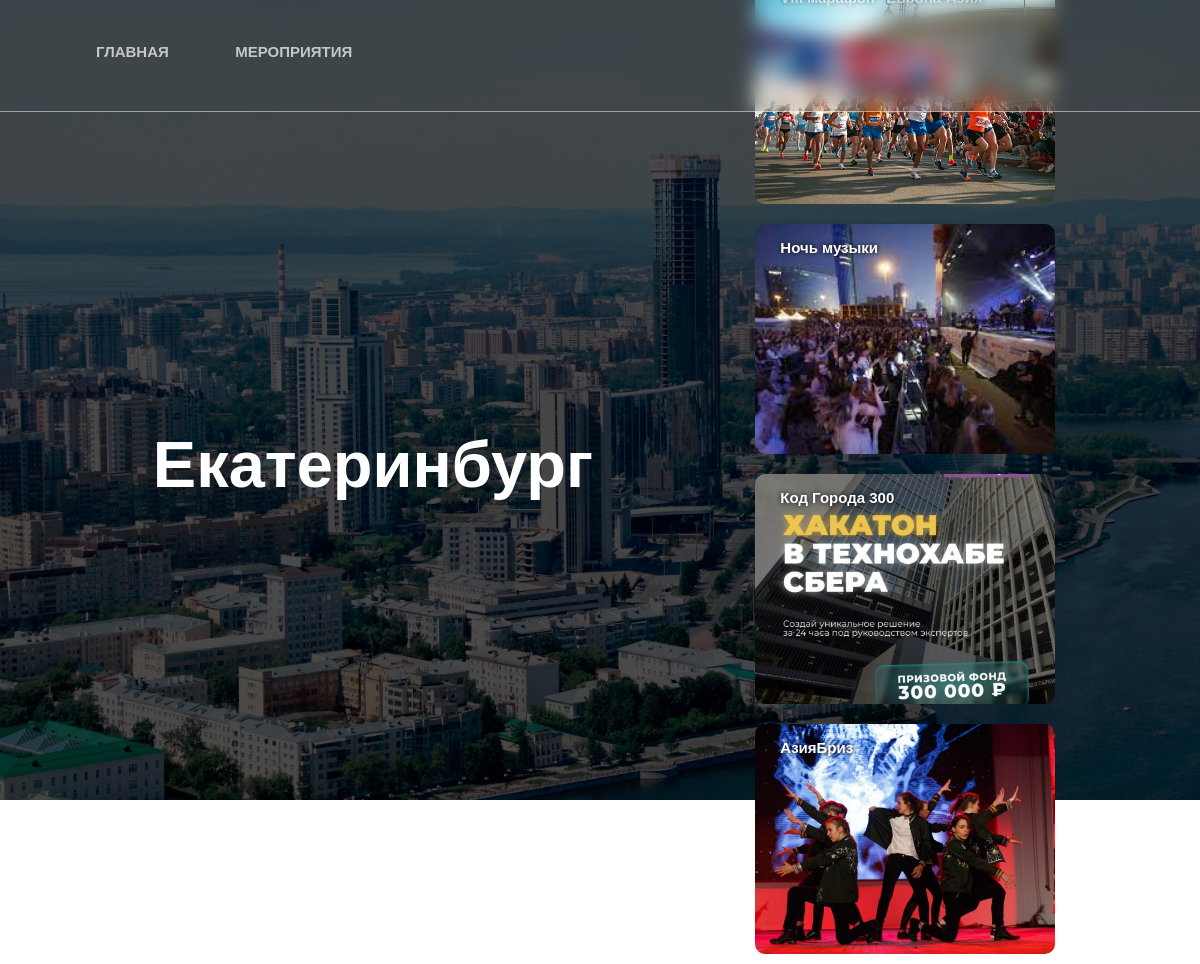
The page / on the database its author committed.
### events/models.py (models this page shows, shortened)
class Event(models.Model):
    CATEGORY = [
        ["Sport", "Спорт"],
        ["Culture", "Культура"],
        ["Education", "Образование"],
        ["Hobby", "Хобби"]
    ]
    time_create = DateTimeField("Date of creation", auto_now_add=True, null=True, blank=True)
    time_update = DateTimeField("Date of update", auto_now=True, null=True, blank=True)
    name = CharField("Name", max_length=255, null=True, blank=True)
    category = models.CharField("Category", max_length=255, null=True, blank=True, choices=CATEGORY)
    description = models.TextField("Description", max_length=255, null=True, blank=True)
    image = models.ImageField(upload_to=get_img_path, null=True, blank=True)
    start_datetime = models.DateTimeField(null=True, blank=True)
    end_datetime = models.DateTimeField(null=True, blank=True)
    map_code = models.TextField(blank=True, null=True)
    def __str__(self):
        return self.name
    class Meta:
        verbose_name = "Мероприятие"
        verbose_name_plural = "Мероприятия"
    @classmethod
    def get_last_from(cls, category):
        events = [i for i in cls.objects.all() if i.category == category]
        if events:
            print(sorted(events, key=lambda event: event.start_datetime)[0])
            return sorted(events, key=lambda event: event.start_datetime)[0]

### main/views.py (the view)
# urls.py: path('', include('main.urls'))
def main(request):
    sport = Event.get_last_from("Sport")
    culture = Event.get_last_from("Culture")
    education = Event.get_last_from("Education")
    hobby = Event.get_last_from("Hobby")
    context = {"sport": sport, "culture": culture, "education": education, "hobby": hobby}
    print(context)
    return render(request, "main/main.html", context)

### main/templates/main/main.html (shortened to what this page needs)
{% extends "main/base.html" %}
{% load static %}
{% block content %}
<div class="body_main">
    <header class="main_header">
        <a class="menu_btn" href="{% url 'main' %}">ГЛАВНАЯ</a>
        <a class="menu_btn" href="{% url 'events' %}">МЕРОПРИЯТИЯ</a>
    </header>
    <div class="main_row">
        <div class="col">
            <h1 class="h1_city_name">Екатеринбург</h1>
        </div>
        <div class="col">
            <div class="card" style="background-image: url({{sport.image.url}});">
                <p>{{ sport.name }}</p>
            </div>
            <div class="card" style="background-image: url({{culture.image.url}});">
                <p>{{ culture.name }}</p>
            </div>
            <div class="card" style="background-image: url({{education.image.url}});">
                <p>{{ education.name }}</p>
            </div>
            <div class="card" style="background-image: url({{hobby.image.url}});">
                <p>{{ hobby.name }}</p>
            </div>
        </div>
    </div>
</div>
{% endblock %}

### main/static/main/css/main.css (style rules this page uses)
* { margin: 0; padding: 0; font-family: 'Mont', sans-serif; font-size: 1.1em; }
.body_main { width: 100%; height: 100vh; background-image: linear-gradient(rgba(0,0,0,0.7), rgba(0,0,0,0.7)), url("../img/bg_img_city.jpg"); background-position: center; background-size: cover; box-sizing: border-box; }
.main_header { backdrop-filter: blur(10px); padding-left: 8%; padding-right: 8%; padding-top: 3%; padding-bottom: 4%; width: 100%; height: 8%px; box-sizing: border-box; border-bottom: 1px solid white; border-bottom-color: rgba(255, 255, 255, 0.5); }
.menu_btn { text-decoration: none; display: inline-block; margin-right: 60px; color: #fff; font-size: 15px; font-weight: bolder; opacity: .7; }
.h1_city_name { display: flex; height: 88%; align-items: center; flex-basis: 50%; color: #fff; font-size: 65px; padding: 12%; }
.main_row { display: flex; height: 88%; align-items: center; }
.col { color: #fff; font-size: 10px; margin: 100px; }
.card { width: 300px; height: 230px; display: inline-block; border-radius: 10px; padding: 15px 25px; box-sizing: border-box; cursor: pointer; margin: 10px 15px; background-position: center; background-size:cover; }
.card p { text-shadow: 0 0 5px #000; font-size: 15px; font-weight: 700; color: white; }

### rows shown on the page
Event: image (picture)
Event: image (picture), name "Ночь музыки"
Event: image (picture), name "Код Города 300"
Event: image (picture), name "АзияБриз"
